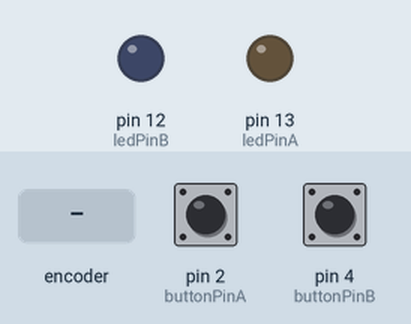
A sketch run on a simulated Arduino Uno, built with avr-gcc and run on an emulated ATmega328P. On the bench: output pins drawn as LEDs (lit = HIGH). The inputs (shaded band) are chosen by the test bench; at power-on: pin 2 (buttonPinA) HIGH, pin 4 (buttonPinB) HIGH.

Above: at 4.8 s.
4.9 s: rotary encoder on pin 2 (buttonPinA) / pin 4 (buttonPinB) turned 3 steps (first pin leading)
At 6.1 s:
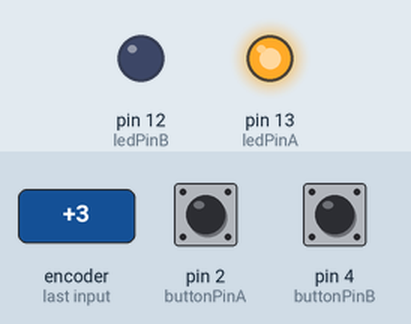
Timing chart, 0 to 7.9 s (numbered marks = the images above; inputs shaded):
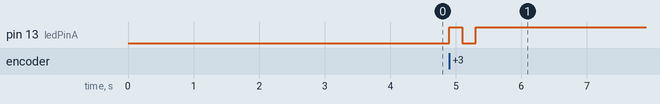

The sketch:

Advanced_Task_2-3.ino
```cpp
const int buttonPinA = 2;
const int ledPinA = 13;
volatile bool ledStateA = 0;
const int buttonPinB = 4;
const int ledPinB = 12;
bool ledStateB = 0;
bool lastButtonStateB = 1;

void setup() {
  pinMode(ledPinA, OUTPUT);
  pinMode(buttonPinA, INPUT);
  attachInterrupt(digitalPinToInterrupt(buttonPinA), buttonISR, FALLING);

  pinMode(ledPinB, OUTPUT);
  pinMode(buttonPinB, INPUT);
}

void buttonISR() {
  ledStateA = !ledStateA;
  digitalWrite(ledPinA, ledStateA);
}

void loop() {
  // --- Button B + LED B: 改用輪詢方式 ---
  // 持續檢查 Button B 的狀態，並偵測按壓轉換 (邊緣偵測)
  bool currentButtonStateB = digitalRead(buttonPinB);

  // 判斷按鈕狀態是否從 HIGH (未按) 變成 LOW (按下)
  if (lastButtonStateB == HIGH && currentButtonStateB == LOW) {
    // 當偵測到按壓時，切換 LED B 狀態
    ledStateB = !ledStateB;
    digitalWrite(ledPinB, ledStateB);
  }
  // 更新按鈕狀態紀錄，供下一次迴圈比對使用
  lastButtonStateB = currentButtonStateB;
  delay(2000);
}
```

Measured:
- after the input at 4.9 s, pin 13 (ledPinA): LOW → HIGH at once, → LOW 0.20 s later, → HIGH 0.20 s later
